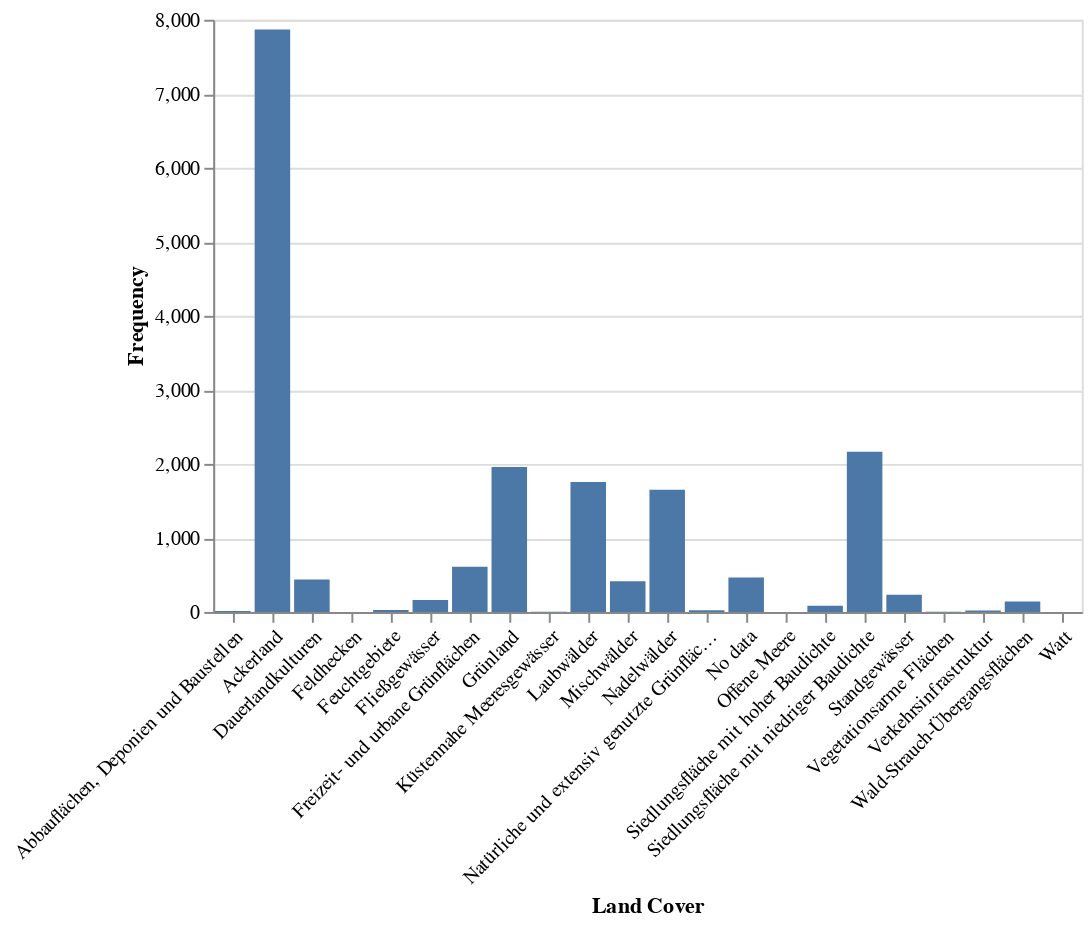

The notebook cell this image was saved under:
### Code cell
#Request the plot from Geo Engine
plot_calopteryx_splendens = workflow_calopteryx_splendens_full_öko.plot_chart(
    ge.QueryRectangle(
        ge.BoundingBox2D(5.852490, 47.271121, 15.022059, 55.065334),
        ge.TimeInterval(time, time),
        resolution=ge.SpatialResolution(0.1, 0.1),
        srs="EPSG:4326"
    )
)

#Show the plot
alt.Chart.from_dict(plot_calopteryx_splendens.spec)

### Figure 1 — Vega-Lite specification as saved in the notebook (floating-point values rounded to 4 significant figures)
{"config": {"view": {"continuousWidth": 300, "continuousHeight": 300}}, "data": {"name": "data-fc693be12e64a7aad12ec7c6f36aecbb"}, "mark": "bar", "encoding": {"x": {"axis": {"labelAngle": -45}, "field": "Land Cover", "type": "nominal"}, "y": {"field": "Frequency", "type": "quantitative"}}, "width": "container", "$schema": "https://vega.github.io/schema/vega-lite/v5.json", "datasets": {"data-fc693be12e64a7aad12ec7c6f36aecbb": [{"Frequency": 13, "Land Cover": "Abbauflächen, Deponien und Baustellen"}, {"Frequency": 7868, "Land Cover": "Ackerland"}, {"Frequency": 439, "Land Cover": "Dauerlandkulturen"}, {"Frequency": 0, "Land Cover": "Feldhecken"}, {"Frequency": 25, "Land Cover": "Feuchtgebiete"}, {"Frequency": 160, "Land Cover": "Fließgewässer"}, {"Frequency": 612, "Land Cover": "Freizeit- und urbane Grünflächen"}, {"Frequency": 1958, "Land Cover": "Grünland"}, {"Frequency": 2, "Land Cover": "Küstennahe Meeresgewässer"}, {"Frequency": 1754, "Land Cover": "Laubwälder"}, {"Frequency": 414, "Land Cover": "Mischwälder"}, {"Frequency": 1651, "Land Cover": "Nadelwälder"}, {"Frequency": 23, "Land Cover": "Natürliche und extensiv genutzte Grünflächen"}, {"Frequency": 464, "Land Cover": "No data"}, {"Frequency": 0, "Land Cover": "Offene Meere"}, {"Frequency": 82, "Land Cover": "Siedlungsfläche mit hoher Baudichte"}, {"Frequency": 2165, "Land Cover": "Siedlungsfläche mit niedriger Baudichte"}, {"Frequency": 232, "Land Cover": "Standgewässer"}, {"Frequency": 2, "Land Cover": "Vegetationsarme Flächen"}, {"Frequency": 19, "Land Cover": "Verkehrsinfrastruktur"}, {"Frequency": 141, "Land Cover": "Wald-Strauch-Übergangsflächen"}, {"Frequency": 0, "Land Cover": "Watt"}]}}
